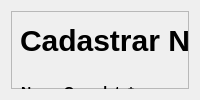
      <widget class="QWidget" name="page_2_ccliente">
       <layout class="QVBoxLayout" name="verticalLayout_4">
        <item>
         <widget class="QFrame" name="frame_3">
          <property name="styleSheet">
           <string notr="true"/>
          </property>
          <property name="frameShape">
           <enum>QFrame::StyledPanel</enum>
          </property>
          <property name="frameShadow">
           <enum>QFrame::Raised</enum>
          </property>
          <widget class="QLineEdit" name="lineEdit_add_nome_cliente">
           <property name="geometry">
            <rect>
             <x>5</x>
             <y>110</y>
             <width>940</width>
             <height>35</height>
            </rect>
           </property>
           <property name="styleSheet">
            <string notr="true">background: rgba(6, 0, 0, 0.25);
border-radius: 5px;
color: black;
font-size: 14px;</string>
           </property>
          </widget>
          <widget class="QPushButton" name="btn_menu_insert_client">
           <property name="geometry">
            <rect>
             <x>760</x>
             <y>430</y>
             <width>161</width>
             <height>41</height>
            </rect>
           </property>
           <property name="styleSheet">
            <string notr="true">background: #0339A6;
font-weight: bold;</string>
           </property>
           <property name="text">
            <string>Cadastrar Cliente</string>
           </property>
          </widget>
          <widget class="QLabel" name="label_title_ccliente">
           <property name="geometry">
            <rect>
             <x>9</x>
             <y>9</y>
             <width>371</width>
             <height>41</height>
            </rect>
           </property>
           <property name="styleSheet">
            <string notr="true">font-weight: bold;
color: black;
border: 0;
font-size: 30px</string>
           </property>
           <property name="text">
            <string>Cadastrar Novo Cliente</string>
           </property>
          </widget>
          <widget class="QLineEdit" name="lineEdit_add_cpf">
           <property name="geometry">
            <rect>
             <x>5</x>
             <y>290</y>
             <width>940</width>
             <height>35</height>
            </rect>
           </property>
           <property name="styleSheet">
            <string notr="true">background: rgba(6, 0, 0, 0.25);
border-radius: 5px;
color: black;
font-size: 14px;</string>
           </property>
          </widget>
          <widget class="QLabel" name="error_cadastrar_client">
           <property name="geometry">
            <rect>
             <x>-10</x>
             <y>490</y>
             <width>991</width>
             <height>81</height>
            </rect>
           </property>
           <property name="styleSheet">
            <string notr="true">color: red;
font-size: 18px;
font-weight: bold;</string>
           </property>
           <property name="text">
            <string/>
           </property>
          </widget>
          <widget class="QLabel" name="label_nome_completo">
           <property name="geometry">
            <rect>
             <x>10</x>
             <y>60</y>
             <width>371</width>
             <height>41</height>
            </rect>
           </property>
           <property name="font">
            <font>
             <family>Arial</family>
             <pointsize>-1</pointsize>
             <italic>false</italic>
             <bold>true</bold>
            </font>
           </property>
           <property name="autoFillBackground">
            <bool>false</bool>
           </property>
           <property name="styleSheet">
            <string notr="true">color: black;
font-weight: bold;
border: 0;
font-size: 14px;</string>
           </property>
           <property name="text">
            <string>Nome Completo* :</string>
           </property>
          </widget>
          <widget class="QLineEdit" name="lineEdit_add_email">
           <property name="geometry">
            <rect>
             <x>5</x>
             <y>200</y>
             <width>940</width>
             <height>35</height>
            </rect>
           </property>
           <property name="styleSheet">
            <string notr="true">background: rgba(6, 0, 0, 0.25);
border-radius: 5px;
color: black;
font-size: 14px;</string>
           </property>
          </widget>
          <widget class="QLabel" name="label_email">
           <property name="geometry">
            <rect>
             <x>10</x>
             <y>160</y>
             <width>201</width>
             <height>31</height>
            </rect>
           </property>
           <property name="font">
            <font>
             <pointsize>-1</pointsize>
             <bold>true</bold>
            </font>
           </property>
           <property name="styleSheet">
            <string notr="true">color: black;
font-weight: bold;
border: 0;
font-size: 14px;</string>
           </property>
           <property name="text">
            <string>E-mail ( Opcional ) :</string>
           </property>
          </widget>
          <widget class="QLabel" name="label_cpf">
           <property name="geometry">
            <rect>
             <x>10</x>
             <y>250</y>
             <width>201</width>
             <height>31</height>
            </rect>
           </property>
           <property name="font">
            <font>
             <pointsize>-1</pointsize>
             <bold>true</bold>
            </font>
           </property>
           <property name="styleSheet">
            <string notr="true">color: black;
font-weight: bold;
border: 0;
font-size: 14px;</string>
           </property>
           <property name="text">
            <string>CPF ( Opcional ) :</string>
           </property>
          </widget>
          <widget class="QLabel" name="label_fone">
           <property name="geometry">
            <rect>
             <x>10</x>
             <y>340</y>
             <width>241</width>
             <height>31</height>
            </rect>
           </property>
           <property name="font">
            <font>
             <pointsize>-1</pointsize>
             <bold>true</bold>
            </font>
           </property>
           <property name="styleSheet">
            <string notr="true">color: black;
font-weight: bold;
border: 0;
font-size: 14px;</string>
           </property>
           <property name="text">
            <string>Telefone ( Opcional ) :</string>
           </property>
          </widget>
          <widget class="QLineEdit" name="lineEdit_add_fone">
           <property name="geometry">
            <rect>
             <x>5</x>
             <y>380</y>
             <width>940</width>
             <height>35</height>
            </rect>
           </property>
           <property name="styleSheet">
            <string notr="true">background: rgba(6, 0, 0, 0.25);
border-radius: 5px;
color: black;
font-size: 14px;</string>
           </property>
          </widget>
          <widget class="QPushButton" name="btn_menu_cancel_insert_client">
           <property name="geometry">
            <rect>
             <x>590</x>
             <y>430</y>
             <width>161</width>
             <height>41</height>
            </rect>
           </property>
           <property name="styleSheet">
            <string notr="true">background: yellow;
font-weight: bold;
color: black;
border-radius: 3px;</string>
           </property>
           <property name="text">
            <string>Cancelar Operação</string>
           </property>
          </widget>
          <zorder>error_cadastrar_client</zorder>
          <zorder>lineEdit_add_nome_cliente</zorder>
          <zorder>btn_menu_insert_client</zorder>
          <zorder>label_title_ccliente</zorder>
          <zorder>lineEdit_add_cpf</zorder>
          <zorder>label_nome_completo</zorder>
          <zorder>lineEdit_add_email</zorder>
          <zorder>label_email</zorder>
          <zorder>label_cpf</zorder>
          <zorder>label_fone</zorder>
          <zorder>lineEdit_add_fone</zorder>
          <zorder>btn_menu_cancel_insert_client</zorder>
         </widget>
        </item>
       </layout>
      </widget>
